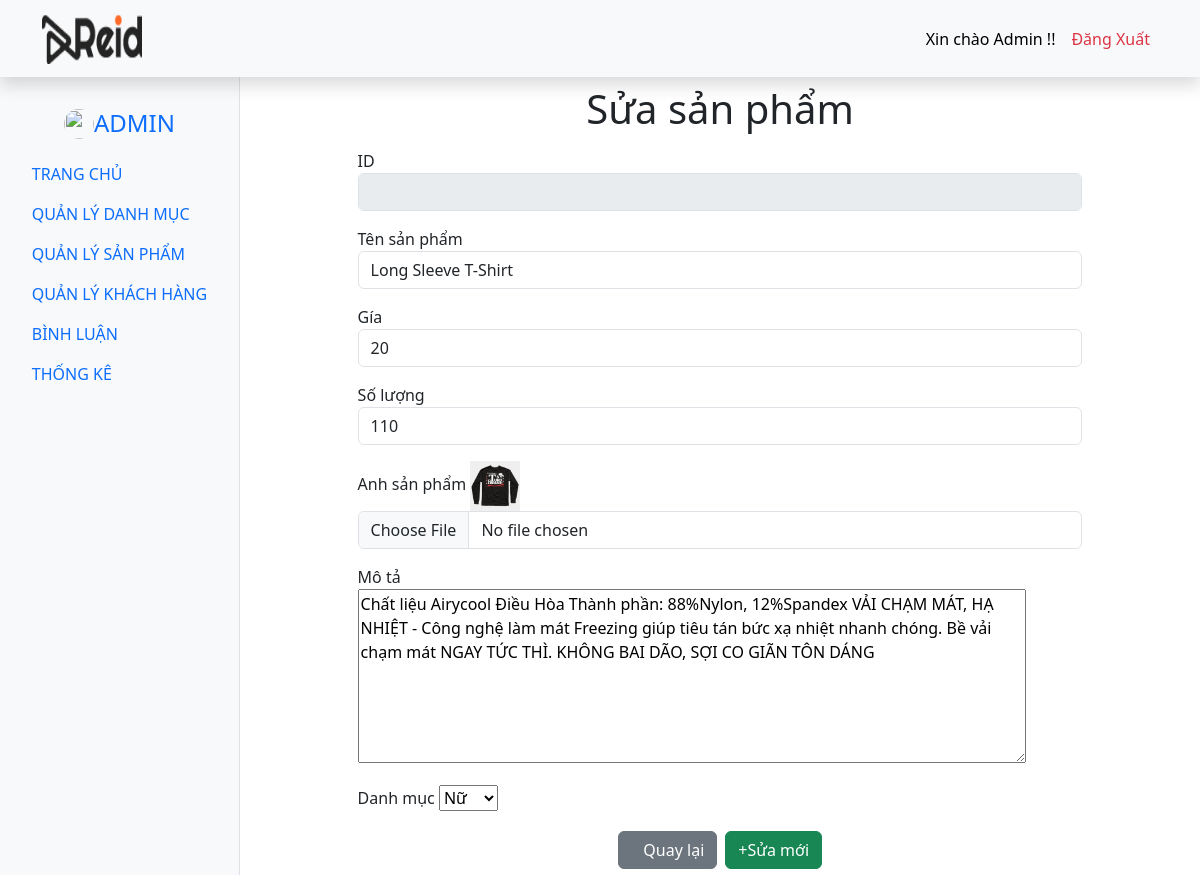
Page /admin/index.php?act=suasp&id=26 on the committed database.
### tables this page shows
CREATE TABLE `products` (
  `product_id` int(11) NOT NULL,
  `product_name` varchar(255) NOT NULL,
  `price` float NOT NULL,
  `image` varchar(50) NOT NULL,
  `description` varchar(255) NOT NULL,
  `quantity` int(11) NOT NULL,
  `cate_id` int(11) NOT NULL,
  `luotxem` int(11) DEFAULT NULL
);

### model/pdo.php (called while the page is built, shortened)
<?php
function pdo_get_connection()
{
    $servername = "mysql:host=localhost;dbname=duan1;charset=utf8";
    $username = "root";
    $password = "";
    $conn = new PDO($servername, $username, $password);
    $conn->setAttribute(PDO::ATTR_ERRMODE, PDO::ERRMODE_EXCEPTION);
    return $conn;
}
function pdo_query($sql)
{
    $sql_args = array_slice(func_get_args(), 1);
    try {
        $conn = pdo_get_connection();
        $stmt = $conn->prepare($sql);
        $stmt->execute($sql_args);
        $rows = $stmt->fetchAll();
        return $rows;
    } catch (PDOException $e) {
        throw $e;
    } finally {
        unset($conn);
    }
}
function pdo_query_one($sql)
{
    $sql_args = array_slice(func_get_args(), 1);
    try {
        $conn = pdo_get_connection();
        $stmt = $conn->prepare($sql);
        $stmt->execute($sql_args);
        $row = $stmt->fetch(PDO::FETCH_ASSOC);
        return $row;
    } catch (PDOException $e) {
        throw $e;
    } finally {
        unset($conn);
    }
}

### model/sanpham.php (called while the page is built, shortened)
<?php
function loadsanphamid(){
    $sql="SELECT * FROM `products` WHERE product_id=".$_GET['id'];
    $sp=pdo_query_one($sql);
    return $sp;
}
?>

### model/danhmuc.php (called while the page is built, shortened)
<?php
function listdm(){
    $sql="SELECT * FROM `categories` WHERE 1";
    $listdm=pdo_query($sql);
    return $listdm;
}
?>

### admin/sanpham/update.php (the view, shortened to what this page needs)
<div class="container pt-2" style="width: 80%">
<?php
 if(is_array($sp)){
  extract($sp);
}
?>
            <h1 class="d-flex justify-content-center ">Sửa sản phẩm</h1>
            <div class="container " style="width: 80%">
                <form action="index.php?act=updatesp" method="post" enctype="multipart/form-data">
                  <div class="mt-3">
                    <span class="form-label">ID</span>
                    <input type="text" class="form-control" disabled />
                  </div>
                  <div class="mt-3">
                    <span class="form-label">Tên sản phẩm</span>
                    <input type="text" class="form-control" name="ten" value="<?=$product_name?>" />
                  </div>
                  <div class="mt-3">
                    <span class="form-label">Gía</span>
                    <input type="text" class="form-control" name="gia" value="<?=$price?>"/>
                  </div>
                  <div class="mt-3">
                    <span class="form-label">Số lượng</span>
                    <input type="text" class="form-control" name="soluong" value="<?=$quantity?>"/>
                  </div>
                  <div class="mt-3">
                    <span class="form-label">Anh sản phẩm</span>
                    <img src="../image/<?=$image?>" alt="" width="50px" height="50px">
                    <input type="file" class="form-control" name="anh"/>
                  </div>
                  <div class="mt-3">
                    <span class="form-label">Mô tả</span><br>
                   <textarea  name="mota" id="myTextarea" rows="7" cols="70"  ><?=$description?></textarea>
                  </div>
                  <div class="mt-3">
                    <span class="form-label">Danh mục</span>
                   <select name="danhmuc" id="">
                  <?php
                   foreach($listdm as $item){
                       extract($item);
                       if($cate_id=$cate_id) $s="selected"; else $s="";
                       echo ' <option value="'.$cate_id.'" '.$s.'>'.$cate_name.'</option>';
                   ?>
                    <?php }?>
                   </select>
                  </div>
                  <div class="mt-3 d-flex justify-content-center">
                      <button type="submit" class="btn btn-secondary m-1 "><i class="fa-solid fa-arrow-left"></i><a href="index.php?act=listsp" style="color:white; text-decoration: none;">Quay lại</a></button>
                      <button type="submit" name="sumbit" class="btn btn-success m-1 " ><i class="fa-solid fa-plus"></i>Sửa mới</button>
                  </div>
                </form>
              </div>
            </div>
          </div>

### rows in the picture
products: ten "Long Sleeve T-Shirt", gia "20", soluong "110", image (picture), mota "Chất liệu Airycool Điều Hòa Thành phần: 88%Nylon, 12%Spandex VẢI CHẠM MÁT, HẠ NHIỆT - Công nghệ làm mát Freezing giúp tiêu tán bức xạ nhiệt nhanh chóng. Bề vải chạm mát NGAY TỨC THÌ. KHÔNG BAI DÃO, SỢI CO GIÃN TÔN DÁNG"

### other values in the picture
form field danhmuc "Nữ"
